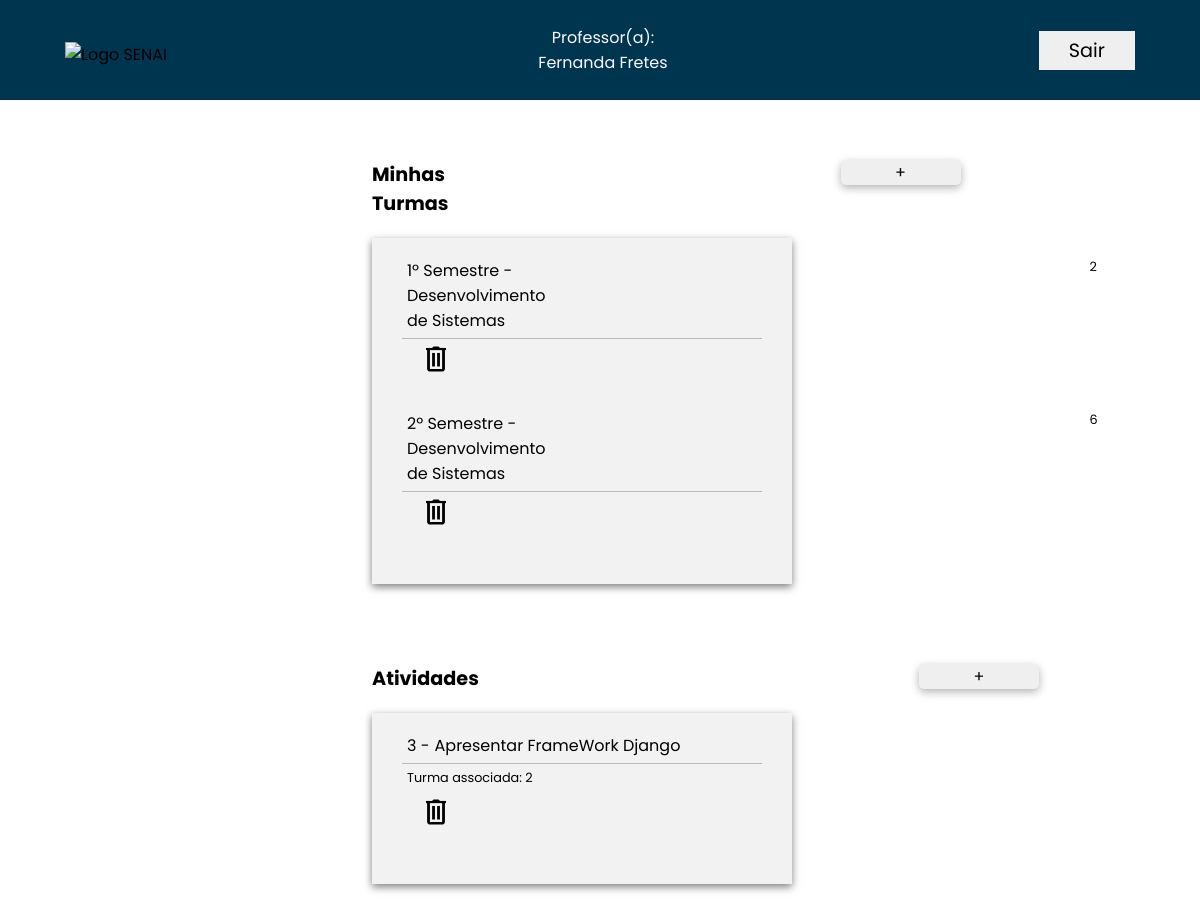
Screenshot of /home/5/5 with the database file from the repository.
### App_Escola/models.py (models this page shows, shortened)
class Professor(models.Model):
    nome = models.CharField(max_length = 120)
    email = models.CharField(max_length = 120)
    senha = models.CharField(max_length = 64)

class Turma(models.Model):
    nome_turma = models.CharField(max_length = 120)
    id_professor = models.ForeignKey(Professor, null=True, on_delete=models.PROTECT)

class Atividade(models.Model):
    nome_atividade = models.CharField(max_length = 120)
    id_turma = models.ForeignKey(Turma, null=True, on_delete=models.PROTECT)

### App_Escola/views.py (the view)
# urls.py: path('home/<int:id_professor>/<int:id_logado>', views.home, name='home'),
def home(request, id_professor, id_logado):
    dados_professor = Professor.objects.filter(id=id_professor).values("nome", "id")
    usuario_logado = dados_professor[0]
    usuario_logado = usuario_logado['nome']
    id_logado = dados_professor[0]
    id_logado = id_logado['id']
    turmas_do_professor = Turma.objects.filter(id_professor = id_logado)
    atividades_todas_turmas = []
    for turma in turmas_do_professor:
        atividades = Atividade.objects.filter(id_turma=turma.id)
        atividades_todas_turmas.extend(atividades)
    return render(request, 'home.html', {
        'id_professor': id_professor,
        'id_logado': id_logado,
        'turmas_do_professor': turmas_do_professor,
        'usuario_logado': usuario_logado,
        'atividades_todas_turmas': atividades_todas_turmas,
    })

### App_Escola/templates/home.html (shortened to what this page needs)
{% load static %}
<!DOCTYPE html>
<html lang="pt-br">
<head>
    <link rel="stylesheet" type="text/css" href="{% static 'css/main.css' %}">
</head>
<body onload="login()">
    <header>
        <nav id="navbar" class="navbar_container">
            <div>
                <img src="{% static 'imagens/logo_senai.png' %}" alt="Logo SENAI" style="height: 42px; padding-top: 9px;">
            </div>
            <div>
                <p class="navbar-title">Professor(a): <br> {{usuario_logado}}</p>
            </div>
            <a id="logout-button" href="{% url 'fazer_logout' %}">
                <button class="navitem_especial">Sair</button>
            </a>
        </nav>
    </header>
    <div class="container-tables">
        <div class="container-turmas">
            <div class="container-header">
                <h2 class="title-turmas">Minhas Turmas</h2>
                <a href="{% url 'cad_turma' id_professor=id_logado %}">
                    <button class="table-button" id="turmas">+</button>
                </a>
            </div>
            <div class="cards">
                {% if turmas_do_professor %}
                    {% for turma in turmas_do_professor %}
                        <div class="card-info">
                            <p class="card-title">{{turma.nome_turma}}</p>
                            <p class="card-description">{{turma.id}}</p>
                        </div>
                        <div class="line"></div>
                        <div class="actions">
                            <a href="{% url 'confAcao' id_turma=turma.id %}">
                                <img class="delete" src="{% static 'imagens/trash.png' %}" alt="" width="30px">
                            </a>
                        </div>
                    {% endfor %}
                {% else %}
                    <p class="atv-null" style="padding: 0;">Nenhuma turma cadastrada até o momento</p>
                {% endif %}
            </div>
        </div>
        <div class="container-turmas" style="margin-top: 80px;">
            <div class="container-header" style="gap: 27.5rem">
                <h2 class="title-turmas">Atividades</h2>
                <a href="{% url 'cad_atividade' id_professor=id_logado %}">
                    <button class="table-button" id="atividades">+</button>
                </a>
            </div>
            <div class="cards">
                {% if atividades_todas_turmas %}
                    {% for atividade in atividades_todas_turmas %}
                    <div class="card-info" style="gap: 0;">
                        <p class="card-description-atv">{{atividade.id}} - </p>
                        <p class="card-title">{{atividade.nome_atividade}}</p>
                    </div>
                    <div class="line"></div>
                    <p class="card-id">Turma associada: {{atividade.id_turma.id}}</p>
                    <div class="actions" style="margin-top: 10px;">
                        <a href="{% url 'confAtiv' id_turma=atividade.id_turma.id id_atividade=atividade.id %}">
                            <img class="delete" src="{% static 'imagens/trash.png' %}" alt="" width="30px">
                        </a>
                    </div>
                    {% endfor %}
                {% else %}
                    <p class="atv-null" style="padding: 0;">Nenhuma atividade cadastrada até o momento</p>
                {% endif %}
            </div>
        </div>
    </div>
</body>
</html>

### App_Escola/static/css/main.css (style rules this page uses)
* { margin: 0; padding: 0; border: 0; box-sizing: border-box; font-family: 'Poppins'; }
#navbar { height: 100px; display: flex; justify-content: space-between; align-items: center; padding: 0 65px; background-color: #00354f; }
.navbar-title { color: #fafafa; text-align: center; }
.navitem_especial { width: 100%; text-decoration: none; font-size: 1.2em; text-align: center; padding: 5px; margin-right: 50px; cursor: pointer; }
.container-tables { margin: 5% 31%; width: 35%; }
.container-header { display: flex; gap: 24.5rem; }
.title-turmas { font-size: 1.2rem; }
.table-button { width: 120px; font-size: 1rem; border-radius: 5px; box-shadow: rgba(0, 0, 0, 0.3) 0px 3px 8px; transition: 0.8s; }
.cards { background-color: rgba(130, 130, 130, 0.1); margin: 20px 0; padding: 20px 30px; box-shadow: rgba(0, 0, 0, 0.5) 0px 3px 8px; }
.card-info { display: flex; gap: 34rem; }
.card-title { margin-left: 5px; }
.card-description { font-size: 0.8rem; }
.card-description-atv { margin-left: 5px; }
.line { width: 100%; height: 1px; background-color: rgba(130, 130, 130, 0.5); margin: 5px 0; }
.actions { margin-bottom: 30px; }
.card-id { margin-left: 5px; font-size: 0.8rem; }

### rows the page displays
Professor: nome "Fernanda Fretes"
Turma: nome_turma "1º Semestre - Desenvolvimento de Sistemas", id "2"
Turma: nome_turma "2º Semestre - Desenvolvimento de Sistemas", id "6"
Atividade: id "3", nome_atividade "Apresentar FrameWork Django", id_turma.id "2"
